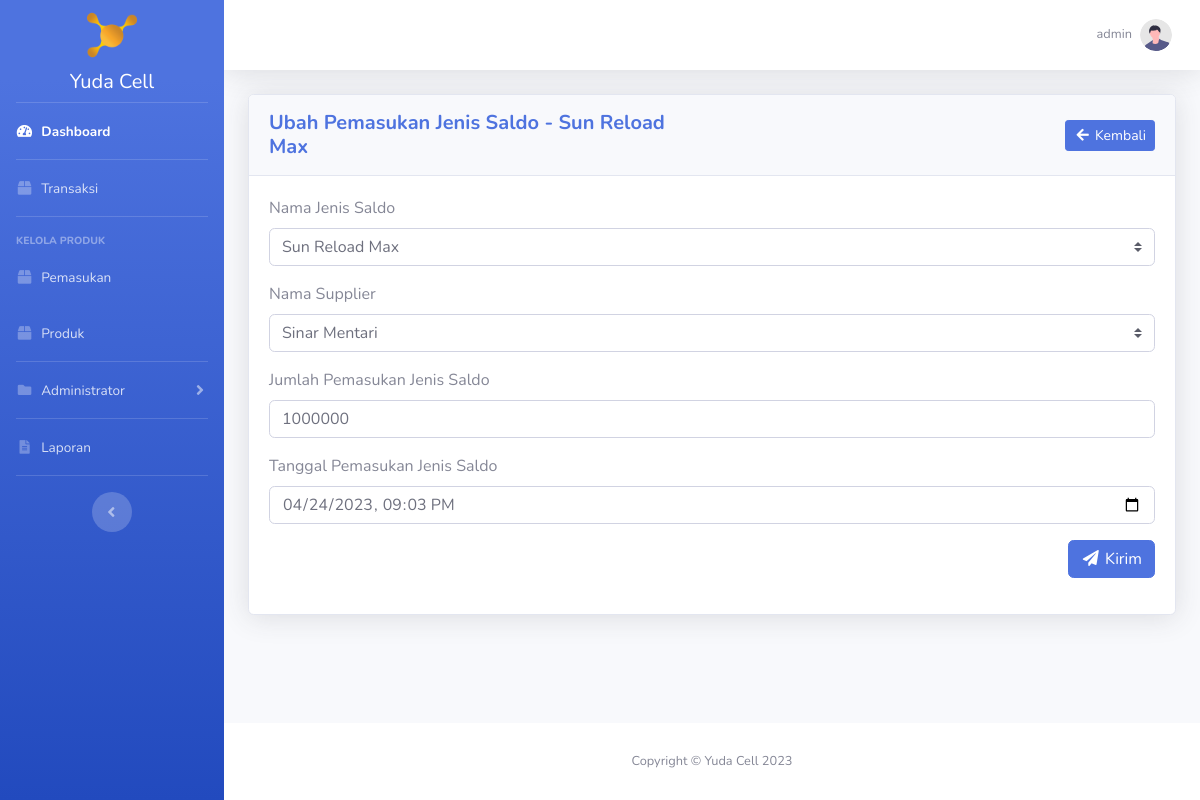
The app's page /pemasukan/ubah_pemasukan_jenis_saldo.php?id_pemasukan=2 (signed in) with its own data.
### tables this page shows
CREATE TABLE `user` (
  `id_user` int(11) NOT NULL,
  `username` varchar(20) NOT NULL,
  `password` varchar(300) NOT NULL,
  `hak_akses` enum('administrator','operator') NOT NULL,
  `nama_lengkap` varchar(50) NOT NULL,
  `no_telp_user` varchar(20) NOT NULL
);

CREATE TABLE `pemasukan` (
  `id_pemasukan` int(11) NOT NULL,
  `id_produk` int(11) DEFAULT NULL,
  `id_jenis_saldo` int(11) DEFAULT NULL,
  `id_supplier` int(11) NOT NULL,
  `tanggal_pemasukan` datetime NOT NULL,
  `jumlah` int(11) NOT NULL
);

CREATE TABLE `jenis_saldo` (
  `id_jenis_saldo` int(11) NOT NULL,
  `jenis_saldo` varchar(50) NOT NULL,
  `jumlah_saldo` int(11) NOT NULL
);

CREATE TABLE `supplier` (
  `id_supplier` int(11) NOT NULL,
  `nama_supplier` varchar(50) NOT NULL,
  `alamat_supplier` text NOT NULL,
  `no_telp_supplier` varchar(20) NOT NULL
);

### pemasukan/ubah_pemasukan_jenis_saldo.php (the view, shortened to what this page needs)
<?php
require_once '../koneksi.php';
$id_pemasukan = htmlspecialchars($_GET['id_pemasukan']);
$data_pemasukan_jenis_saldo = mysqli_fetch_assoc(mysqli_query($koneksi, "SELECT * FROM pemasukan INNER JOIN jenis_saldo ON pemasukan.id_jenis_saldo = jenis_saldo.id_jenis_saldo INNER JOIN supplier ON pemasukan.id_supplier = supplier.id_supplier WHERE id_pemasukan = '$id_pemasukan'"));
$id_user = htmlspecialchars($_SESSION['id_user']);
$data_profile = mysqli_fetch_assoc(mysqli_query($koneksi, "SELECT * FROM user WHERE id_user = '$id_user'"));
?>
<!DOCTYPE html>
<html lang="en">
<head>
    <?php include_once '../include/head.php'; ?>
</head>
<body id="page-top">
    <div id="wrapper">
        <?php include_once '../include/sidebar.php'; ?>
        <div id="content-wrapper" class="d-flex flex-column">
            <div id="content">
                <?php include_once '../include/topbar.php'; ?>
                <div class="container-fluid">
                	<div class="card shadow mb-4">
                		<div class="card-header py-3">
                            <div class="row">
                                <div class="col head-left">
                                    <h5 class="my-auto font-weight-bold text-primary">Ubah Pemasukan Jenis Saldo - <?= $data_pemasukan_jenis_saldo['jenis_saldo']; ?></h5>
                                </div>
                                <div class="col head-right">
                                    <a href="<?= BASE_URL; ?>pemasukan/index.php?jenis_saldo" class="btn btn-sm btn-primary"><i class="fas fa-fw fa-arrow-left"></i> Kembali</a>
                                </div>
                            </div>
                        </div>
                        <div class="card-body">
                        	<form method="post">
								<div class="form-group">
									<label for="id_jenis_saldo">Nama Jenis Saldo</label>
									<select name="id_jenis_saldo" id="id_jenis_saldo" class="custom-select">
										<option value="<?= $data_pemasukan_jenis_saldo['id_jenis_saldo']; ?>"><?= $data_pemasukan_jenis_saldo['jenis_saldo']; ?></option>
									</select>
								</div>
								<div class="form-group">
									<label for="id_supplier">Nama Supplier</label>
									<select name="id_supplier" id="id_supplier" class="custom-select">
										<option value="<?= $data_pemasukan_jenis_saldo['id_supplier']; ?>"><?= $data_pemasukan_jenis_saldo['nama_supplier']; ?></option>
									</select>
								</div>
								<div class="form-group">
									<label for="jumlah">Jumlah Pemasukan Jenis Saldo</label>
									<input class="form-control" type="number" name="jumlah" id="jumlah" required value="<?= $data_pemasukan_jenis_saldo['jumlah']; ?>">
								</div>
								<div class="form-group">
									<label for="tanggal_pemasukan">Tanggal Pemasukan Jenis Saldo</label>
									<input class="form-control" type="datetime-local" name="tanggal_pemasukan" id="tanggal_pemasukan" required value="<?= $data_pemasukan_jenis_saldo['tanggal_pemasukan']; ?>">
								</div>
								<div class="form-group text-right">
									<button type="submit" name="btnUbahPemasukanJenisSaldo" class="btn btn-primary"><i class="fas fa-fw fa-paper-plane"></i> Kirim</button>
								</div>
							</form>
						</div>
                    </div>
            	</div>
            </div>
            <?php include_once '../include/footer.php'; ?>
        </div>
    </div>
</body>
</html>

### include/topbar.php (shortened to what this page needs)
<nav class="navbar navbar-expand navbar-light bg-white topbar mb-4 static-top shadow">
    <ul class="navbar-nav ml-auto">
        <li class="nav-item dropdown no-arrow">
            <a class="nav-link dropdown-toggle" href="#" id="userDropdown" role="button"
                data-toggle="dropdown" aria-haspopup="true" aria-expanded="false">
                <span class="mr-2 d-none d-lg-inline text-gray-600 small"><?= $data_profile['username']; ?></span>
                <img class="img-profile rounded-circle"
                    src="<?= BASE_URL; ?>img/undraw_profile.svg">
            </a>
        </li>
    </ul>
</nav>

### css/yuda_cell.css (style rules this page uses)
html { scroll-behavior: smooth; }
.head-left { text-align: left; margin-top: auto; margin-bottom: auto; }
.head-right { text-align: right; margin-top: auto; margin-bottom: auto; }

### records on screen
user: username "admin"
pemasukan: id_jenis_saldo.jenis_saldo "Sun Reload Max", id_jenis_saldo "Sun Reload Max", id_supplier "Sinar Mentari", jumlah "1000000", tanggal_pemasukan "04/24/2023 21:03"
